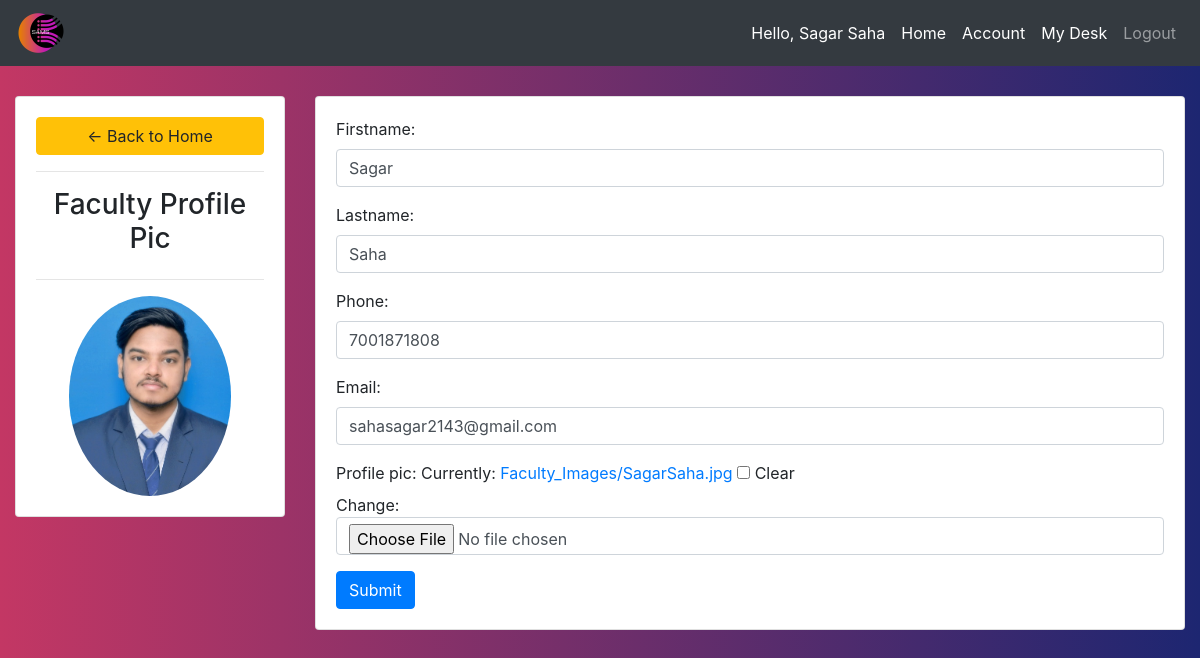
Screenshot of /account/ (signed in) with the database file from the repository.
### attendence_sys/models.py (models this page shows)
class Faculty(models.Model):
    user = models.OneToOneField(User, null = True, blank = True, on_delete= models.CASCADE)
    firstname = models.CharField(max_length=200, null=True, blank=True)
    lastname = models.CharField(max_length=200, null=True, blank=True)
    phone = models.CharField(max_length=200, null=True)
    email = models.CharField(max_length=200, null=True)
    profile_pic = models.ImageField(upload_to=user_directory_path ,null=True, blank=True)
    def __str__(self):
        return str(self.firstname + " " + self.lastname)

### attendence_sys/views.py (the view)
# urls.py: path('account/', views.facultyProfile, name='account'),
def facultyProfile(request):
    faculty = request.user.faculty
    form = FacultyForm(instance = faculty)
    context = {'form':form}
    return render(request, 'attendence_sys/facultyForm.html', context)

### attendence_sys/forms.py
class FacultyForm(ModelForm):
    class Meta:
        model = Faculty
        fields = '__all__'
        exclude = ['user']
    def __init__(self, *args, **kwargs):
        super(FacultyForm, self).__init__(*args, **kwargs)
        for visible in self.visible_fields():
            visible.field.widget.attrs['class'] = 'form-control'

### attendence_sys/templates/attendence_sys/facultyForm.html (shortened to what this page needs)
{%  extends 'attendence_sys/main.html' %}
{% block content %}
<br>
<div class="row">
	<div class="col-md-3">
		<div class="card card-body">
			<a class="btn btn-warning" href="{% url 'home' %}"> &#8592; Back to Home</a>
			<hr>
			<h3 style="text-align: center">Faculty Profile Pic</h3>
			<hr>
			<img class="img-responsive profile-pic" src="{{request.user.faculty.profile_pic.url}}" >
		</div>
	</div>
	<div class="col-md-9">
		<div class="card card-body">
			<form method="POST" action="" enctype="multipart/form-data">
				{{form.as_p}}
			<input class="btn btn-primary" type="submit" name="Update Information">
			</form>
		</div>
	</div>
</div>
{% endblock %}

### attendence_sys/templates/attendence_sys/navbar.html (shortened to what this page needs)
{% load static %}
<nav class="navbar navbar-expand-lg navbar-dark fixed-top bg-dark">
 <img src="{% static 'images/logo.png' %}" height="50px" width="50px">
  <div class="collapse navbar-collapse" id="navbarNav">
    <ul class="navbar-nav ml-auto">
      <li class="nav-item active">
        <span class="nav-link">Hello, {{ request.user.faculty }}</span>
      </li>
      <li class="nav-item active">
        <a href="{% url 'home' %}" class="nav-link">Home</a>
      </li>
      <li class="nav-item active">
        <a class="nav-link" href="{% url 'account' %}">Account</a>
      </li>
      <li class="nav-item active">
        <a class="nav-link" href="{% url 'admin:index' %}">My Desk</a>
      </li>
      <li class="nav-item">
        <a class="nav-link" href="{% url 'logout' %}">Logout</a>
      </li>
    </ul>
  </div>
</nav>

### attendence_sys/templates/attendence_sys/facultyForm.html (style rules this page uses)
.profile-pic { max-width: 200px; max-height:200px; margin: 0 auto; border-radius: 50%; }

### rows the page displays
Faculty: firstname "Sagar", lastname "Saha", phone "7001871808", email "sahasagar2143@gmail.com"

### other values shown
{{ request.user.faculty }} "Sagar Saha"
